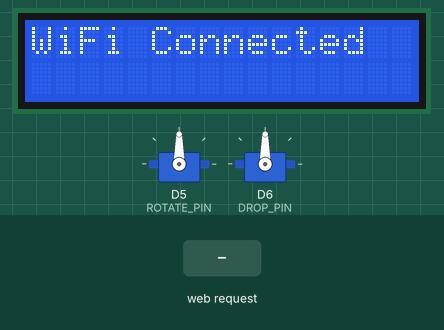
A sketch run on a simulated ESP8266 (NodeMCU). Parts: 16×2 character LCD, 2 × servo. The inputs (shaded band) are chosen by the test bench. WiFi joins after 1.5 s; servers stay silent unless stated; what the sketch prints to the serial monitor is not drawn.

Above: at 2.8 s.
2.9 s: HTTP request GET /1 received
At 3.7 s:
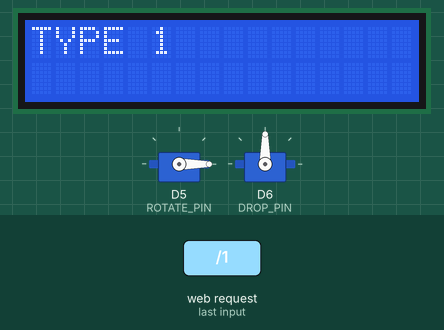
5.9 s: HTTP request GET /2 received
At 7.5 s:
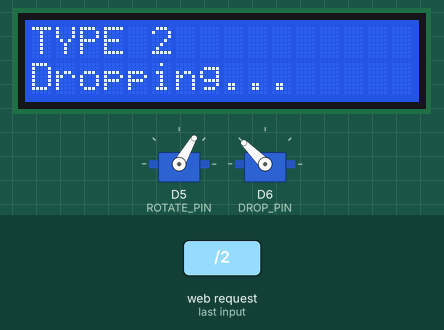
8.9 s: HTTP request GET /3 received
At 11.7 s:
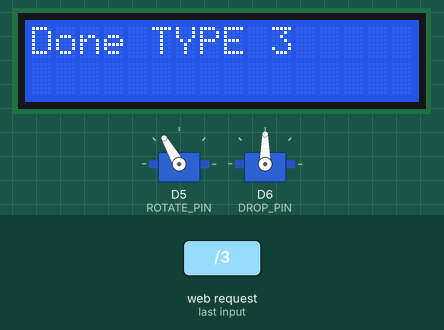
11.9 s: HTTP request GET /4 received
At 14.9 s:
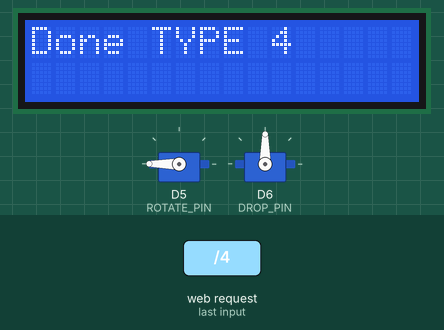
Timing chart, 0 to 15.9 s (numbered marks = the images above; inputs shaded):
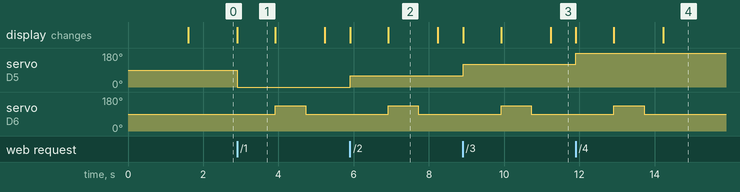

The sketch:

Harddware_bin.ino
```cpp
#include <ESP8266WiFi.h>
#include <ESP8266WebServer.h>
#include <Wire.h>
#include <LiquidCrystal_I2C.h>
#include <Servo.h>

// ================= WIFI =================
const char* ssid = "Project";
const char* password = "12345678";

// ================= SERVER =================
ESP8266WebServer server(80);

// ================= LCD =================
LiquidCrystal_I2C lcd(0x27, 16, 2);

// ================= SERVOS =================
Servo rotateServo;
Servo dropServo;

// ================= PINS =================
#define ROTATE_PIN D5
#define DROP_PIN   D6   // Only one pin needed for servo

// ================= ANGLES =================
int angles[4] = {0, 60, 120, 180};

// ================= FUNCTION =================
void moveSystem(int index) {
  lcd.clear();
  lcd.setCursor(0,0);
  lcd.print("TYPE ");
  lcd.print(index+1);

  // Rotate Servo
  rotateServo.write(angles[index]);
  delay(1000);

  lcd.setCursor(0,1);
  lcd.print("Dropping...");

  // Drop Servo Action
  dropServo.write(135);
  delay(800);
  dropServo.write(90);

  delay(500);

  lcd.clear();
  lcd.setCursor(0,0);
  lcd.print("Done TYPE ");
  lcd.print(index+1);
}

// ================= ROUTES =================
void handleZone1() { moveSystem(0); server.send(200, "text/plain", "Zone1 Done"); }
void handleZone2() { moveSystem(1); server.send(200, "text/plain", "Zone2 Done"); }
void handleZone3() { moveSystem(2); server.send(200, "text/plain", "Zone3 Done"); }
void handleZone4() { moveSystem(3); server.send(200, "text/plain", "Zone4 Done"); }

// ================= SETUP =================
void setup() {
  Serial.begin(9600);

  // LCD Init
  lcd.begin();
  lcd.backlight();
  lcd.setCursor(0,0);
  lcd.print("System Ready");

  // Servo Init
  rotateServo.attach(ROTATE_PIN);
  dropServo.attach(DROP_PIN);

  dropServo.write(90);  // initial

  // WiFi
  WiFi.begin(ssid, password);
  lcd.setCursor(0,1);
  lcd.print("Connecting...");

  while (WiFi.status() != WL_CONNECTED) {
    delay(500);
    Serial.print(".");
  }

  lcd.clear();
  lcd.print("WiFi Connected");

  // Routes
  server.on("/1", handleZone1);
  server.on("/2", handleZone2);
  server.on("/3", handleZone3);
  server.on("/4", handleZone4);

  server.begin();

  Serial.println(WiFi.localIP());
}

// ================= LOOP =================
void loop() {
  server.handleClient();
}
```

Measured:
- after the input at 2.9 s, servo on D5 (ROTATE_PIN): 90° → 0° at once; servo on D6 (DROP_PIN): 90° → 135° after 1.0 s, → 90° 0.80 s later; the display: changes at once (image 1)
- after the input at 5.9 s, servo on D5 (ROTATE_PIN): 0° → 60° at once; servo on D6 (DROP_PIN): 90° → 135° after 1.0 s, → 90° 0.80 s later; the display: first changes at once (image 2 shows a later state)
- after the input at 8.9 s, servo on D5 (ROTATE_PIN): 60° → 120° at once; servo on D6 (DROP_PIN): 90° → 135° after 1.0 s, → 90° 0.80 s later; the display: first changes at once (image 3 shows a later state)
- after the input at 11.9 s, servo on D5 (ROTATE_PIN): 120° → 180° at once; servo on D6 (DROP_PIN): 90° → 135° after 1.0 s, → 90° 0.80 s later; the display: first changes at once (image 4 shows a later state)
- what the display in image 1 shows lasts 1.0 s, from 2.9 s to 3.9 s
- what the display in image 2 shows lasts 1.3 s, from 6.9 s to 8.2 s
